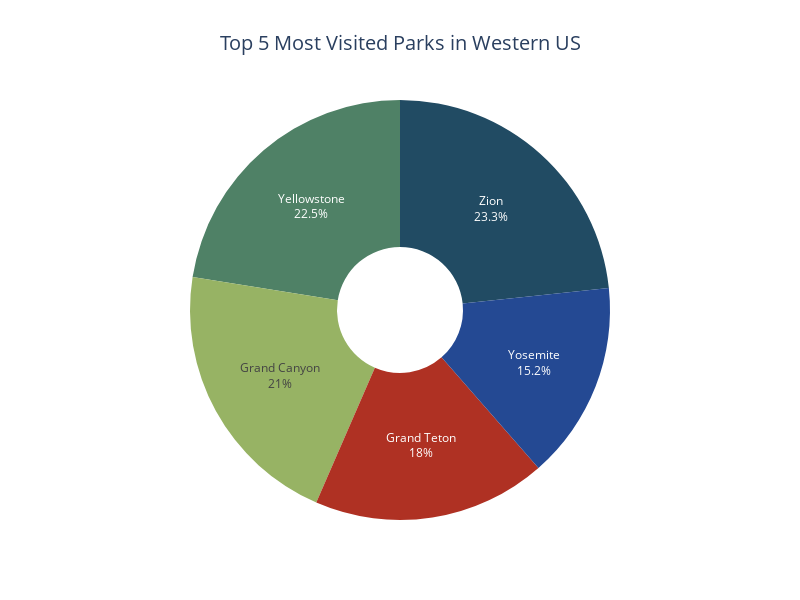

Write notebook code for a chart like this one.
### Code cell
# Plotting top 5 most visited parks in Eastern US
top5_parks_west = west_df.nlargest(5,'Recreation visitors (2021)')

fig_west2 = px.pie(top5_parks_west, 
                     values='Recreation visitors (2021)',
                     names='Name',
                     width = 800, height = 600,
                     title = "Top 5 Most Visited Parks in Western US",
                     color_discrete_sequence=colors, hole = 0.3
            )
fig_west2.update_traces(textposition='inside', textinfo='percent+label')
fig_west2.update_layout(showlegend=False, title_font_size = 20, title_x=0.5)
fig_west2.show()

### Figure 1 — Plotly figure (JSON) as saved in the notebook; plotly's stock layout.template omitted (floating-point values rounded to 4 significant figures)
{"data": [{"domain": {"x": [0, 1], "y": [0, 1]}, "hole": 0.3, "hovertemplate": "Name=%{label}<br>Recreation visitors (2021)=%{value}<extra></extra>", "labels": ["Zion", "Yellowstone", "Grand Canyon", "Grand Teton", "Yosemite"], "legendgroup": "", "name": "", "showlegend": true, "textinfo": "percent+label", "textposition": "inside", "type": "pie", "values": [5039835, 4860242, 4532677, 3885230, 3287595]}], "layout": {"height": 600, "legend": {"tracegroupgap": 0}, "piecolorway": ["rgb(33, 75, 99)", "rgb(79, 129, 102)", "rgb(151, 179, 100)", "rgb(175, 49, 35)", "rgb(36, 73, 147)"], "showlegend": false, "title": {"font": {"size": 20}, "text": "Top 5 Most Visited Parks in Western US", "x": 0.5}, "width": 800}}
